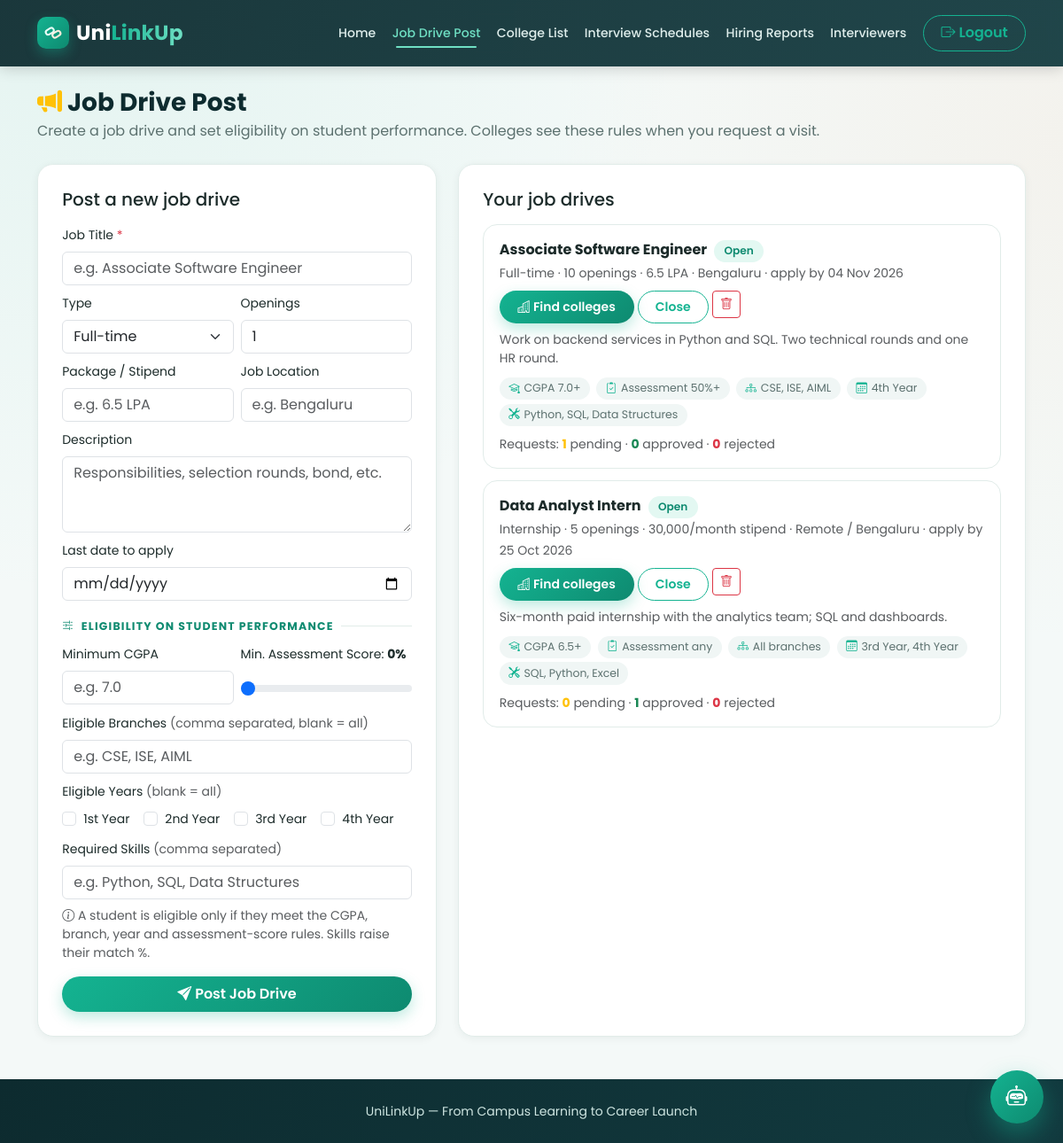
The app's page /company/jobs (signed in) with its own data.
### tables this page shows
CREATE TABLE job_posts (
    id INTEGER PRIMARY KEY AUTOINCREMENT,
    company_id INTEGER NOT NULL REFERENCES companies(id),
    title TEXT NOT NULL,
    job_type TEXT DEFAULT 'Full-time',
    description TEXT,
    location TEXT,
    package_lpa TEXT,
    openings INTEGER DEFAULT 1,
    min_cgpa REAL DEFAULT 0,
    eligible_courses TEXT,
    eligible_years TEXT,
    required_skills TEXT,
    min_assessment_pct INTEGER DEFAULT 0,
    last_date TEXT,
    status TEXT DEFAULT 'open',
    created_at TEXT DEFAULT CURRENT_TIMESTAMP
);

### app.py (the view, shortened to what this page needs)
@app.route('/company/jobs', methods=['GET', 'POST'])
@company_login_required
def company_jobs():
    company = current_company()
    jobs = dbm.query_db("SELECT * FROM job_posts WHERE company_id = ? ORDER BY created_at DESC", (company['id'],))
    req_counts = {}
    for r in _company_visit_requests(company['id']):
        d = req_counts.setdefault(r['job_post_id'], {'pending': 0, 'approved': 0, 'rejected': 0})
        d[r['status']] = d.get(r['status'], 0) + 1
    return render_template('company_jobs.html', company=company, jobs=jobs, req_counts=req_counts)

### app.py (called while the page is built)
def parse_date(value):
    return datetime.strptime(value, '%Y-%m-%d').date() if value else None

@app.template_filter('fmt_date')
def fmt_date(value, fmt='%d %b %Y'):
    d = parse_date(value)
    return d.strftime(fmt) if d else ''

def company_login_required(f):
    @wraps(f)
    def wrapper(*args, **kwargs):
        if session.get('role') != 'company':
            flash('Please log in with your company account.', 'warning')
            return redirect(url_for('company_login'))
        return f(*args, **kwargs)
    return wrapper

def current_company():
    if session.get('role') == 'company':
        return dbm.query_db("SELECT * FROM companies WHERE id = ?", (session['user_id'],), one=True)
    return None

@app.context_processor
def inject_globals():
    pending_requests = 0
    if session.get('role') == 'employee' and session.get('college_id'):
        row = dbm.query_db("SELECT COUNT(*) AS c FROM visit_requests WHERE college_id = ? AND status = 'pending'",
                           (session['college_id'],), one=True)
        pending_requests = row['c'] if row else 0
    return dict(current_student=current_student, current_employee=current_employee,
                current_faculty=current_faculty, current_company=current_company,
                current_interviewer=current_interviewer,
                pending_company_requests=pending_requests, ASSET_VERSION=ASSET_VERSION)

def _company_visit_requests(company_id):
    return dbm.query_db("""
        SELECT vr.*, c.name AS college_name, jp.title AS job_title, jp.job_type, jp.package_lpa
        FROM visit_requests vr
        JOIN colleges c ON c.id = vr.college_id
        JOIN job_posts jp ON jp.id = vr.job_post_id
        WHERE vr.company_id = ?
        ORDER BY vr.created_at DESC
    """, (company_id,))

### db.py (called while the page is built)
def get_db():
    if 'db' not in g:
        g.db = sqlite3.connect(DATABASE)
        g.db.row_factory = sqlite3.Row      # lets us access columns by name, e.g. row['name']
        g.db.execute("PRAGMA foreign_keys = ON")
    return g.db

def query_db(query, args=(), one=False):
    cur = get_db().execute(query, args)
    rows = cur.fetchall()
    cur.close()
    return (rows[0] if rows else None) if one else rows

### templates/company_jobs.html (shortened to what this page needs)
{% extends 'base.html' %}
{% block content %}
<div class="sb-page-head">
  <div>
    <h3><i class="bi bi-megaphone-fill text-warning"></i> Job Drive Post</h3>
    <p>Create a job drive and set eligibility on student performance. Colleges see these rules when you request a visit.</p>
  </div>
</div>
<div class="row g-4">
  <div class="col-lg-5">
    <div class="sb-card">
      <h5 class="mb-3">Post a new job drive</h5>
      <form method="POST">
        <div class="mb-2">
          <label class="form-label small">Job Title <span class="text-danger">*</span></label>
          <input type="text" name="title" class="form-control" required placeholder="e.g. Associate Software Engineer">
        </div>
        <div class="row g-2">
          <div class="col-6">
            <label class="form-label small">Type</label>
            <select name="job_type" class="form-select">
              <option>Full-time</option><option>Internship</option><option>Internship + PPO</option><option>Contract</option>
            </select>
          </div>
          <div class="col-6">
            <label class="form-label small">Openings</label>
            <input type="number" name="openings" min="1" value="1" class="form-control">
          </div>
          <div class="col-6">
            <label class="form-label small">Package / Stipend</label>
            <input type="text" name="package_lpa" class="form-control" placeholder="e.g. 6.5 LPA">
          </div>
          <div class="col-6">
            <label class="form-label small">Job Location</label>
            <input type="text" name="location" class="form-control" placeholder="e.g. Bengaluru">
          </div>
          <div class="col-12">
            <label class="form-label small">Description</label>
            <textarea name="description" rows="3" class="form-control" placeholder="Responsibilities, selection rounds, bond, etc."></textarea>
          </div>
          <div class="col-12">
            <label class="form-label small">Last date to apply</label>
            <input type="date" name="last_date" class="form-control">
          </div>
        </div>
        <div class="sb-form-section"><i class="bi bi-sliders2"></i> Eligibility on student performance</div>
        <div class="row g-2">
          <div class="col-6">
            <label class="form-label small">Minimum CGPA</label>
            <input type="number" step="0.1" min="0" max="10" name="min_cgpa" class="form-control" placeholder="e.g. 7.0" id="minCgpa">
          </div>
          <div class="col-6">
            <label class="form-label small">Min. Assessment Score: <strong id="assessOut">0%</strong></label>
            <input type="range" name="min_assessment_pct" min="0" max="100" step="5" value="0" class="form-range mt-2" id="assessRange">
          </div>
          <div class="col-12">
            <label class="form-label small">Eligible Branches <span class="text-muted">(comma separated, blank = all)</span></label>
            <input type="text" name="eligible_courses" class="form-control" placeholder="e.g. CSE, ISE, AIML">
          </div>
          <div class="col-12">
            <label class="form-label small">Eligible Years <span class="text-muted">(blank = all)</span></label>
            <div class="d-flex flex-wrap gap-3">
              {% for y in ['1st Year','2nd Year','3rd Year','4th Year'] %}
              <div class="form-check">
                <input class="form-check-input" type="checkbox" name="eligible_years" value="{{ y }}" id="jy{{ loop.index }}">
                <label class="form-check-label small" for="jy{{ loop.index }}">{{ y }}</label>
              </div>
              {% endfor %}
            </div>
          </div>
          <div class="col-12">
            <label class="form-label small">Required Skills <span class="text-muted">(comma separated)</span></label>
            <input type="text" name="required_skills" class="form-control" placeholder="e.g. Python, SQL, Data Structures">
          </div>
        </div>
        <p class="small text-muted mt-2 mb-0"><i class="bi bi-info-circle"></i> A student is eligible only if they meet the CGPA, branch, year and assessment-score rules. Skills raise their match %.</p>
        <button type="submit" class="btn sb-btn-primary w-100 mt-3"><i class="bi bi-send-fill"></i> Post Job Drive</button>
      </form>
    </div>
  </div>
  <div class="col-lg-7">
    <div class="sb-card">
      <h5 class="mb-3">Your job drives</h5>
      {% for j in jobs %}
        {% set rc = req_counts.get(j.id, {}) %}
        <div class="sb-item">
          <div class="d-flex justify-content-between align-items-start gap-2 flex-wrap">
            <div>
              <strong>{{ j.title }}</strong> <span class="sb-status s-{{ j.status }} ms-1">{{ j.status }}</span><br>
              <small class="text-muted">{{ j.job_type }} · {{ j.openings }} opening{{ 's' if j.openings != 1 }}{% if j.package_lpa %} · {{ j.package_lpa }}{% endif %}{% if j.location %} · {{ j.location }}{% endif %}{% if j.last_date %} · apply by {{ j.last_date | fmt_date }}{% endif %}</small>
            </div>
            <div class="d-flex gap-1">
              <a href="{{ url_for('company_colleges', job=j.id) }}" class="btn btn-sm sb-btn-primary"><i class="bi bi-buildings"></i> Find colleges</a>
              <form method="POST" action="{{ url_for('toggle_job_post', job_id=j.id) }}">
                <button class="btn btn-sm sb-btn-outline">{{ 'Close' if j.status == 'open' else 'Reopen' }}</button>
              </form>
              <form method="POST" action="{{ url_for('delete_job_post', job_id=j.id) }}" onsubmit="return confirm('Delete this job drive and its pending requests?');">
                <button class="btn btn-sm btn-outline-danger" title="Delete"><i class="bi bi-trash"></i></button>
              </form>
            </div>
          </div>
          {% if j.description %}<p class="small text-muted mt-2 mb-1">{{ j.description }}</p>{% endif %}
          <div class="mt-2">
            <span class="sb-chip"><i class="bi bi-mortarboard"></i> CGPA {{ j.min_cgpa if j.min_cgpa else 'any' }}{{ '+' if j.min_cgpa }}</span>
            <span class="sb-chip"><i class="bi bi-clipboard2-check"></i> Assessment {{ (j.min_assessment_pct ~ '%+') if j.min_assessment_pct else 'any' }}</span>
            <span class="sb-chip"><i class="bi bi-diagram-3"></i> {{ j.eligible_courses or 'All branches' }}</span>
            <span class="sb-chip"><i class="bi bi-calendar3"></i> {{ j.eligible_years or 'All years' }}</span>
            {% if j.required_skills %}<span class="sb-chip"><i class="bi bi-tools"></i> {{ j.required_skills }}</span>{% endif %}
          </div>
          <div class="small mt-2 text-muted">
            Requests: <strong class="text-warning">{{ rc.get('pending', 0) }}</strong> pending ·
            <strong class="text-success">{{ rc.get('approved', 0) }}</strong> approved ·
            <strong class="text-danger">{{ rc.get('rejected', 0) }}</strong> rejected
          </div>
        </div>
      {% else %}
        <div class="sb-empty"><i class="bi bi-megaphone"></i>Your first job drive will appear here.</div>
      {% endfor %}
    </div>
  </div>
</div>
{% endblock %}

### static/css/style.css (style rules this page uses)
:root { --sb-dark: #0d2b2f; --sb-dark-2: #123a3f; --sb-teal: #14b391; --sb-teal-dark: #0e8a70; --sb-teal-light: #6fe0c4; --sb-orange: #e8823c; --sb-orange-dark: #cf6a26; --sb-bg: #f4f9f8; --sb-red: #e15b5b; --sb-amber: #e8a83c; --sb-green: #14b391; --sb-ink: #1c2b2a; --sb-muted: #5c716f; --sb-border: #e1ece9; --sb-shadow-sm: 0 2px 10px rgba(13, 43, 47, 0.06); --sb-shadow-md: 0 10px 30px rgba(13, 43, 47, 0.10); --sb-shadow-lg: 0 18px 50px rgba(13, 43, 47, 0.16); --sb-radius: 18px; --sb-radius-sm: 12px; }
* { box-sizing: border-box; }
body { font-family: 'Poppins', sans-serif; background: var(--sb-bg); background-image: radial-gradient(circle at 8% 0%, rgba(20, 179, 145, 0.07), transparent 40%), radial-gradient(circle at 100% 12%, rgba(232, 130, 60, 0.06), transparent 35%); background-attachment: fixed; color: var(--sb-ink); }
a { text-decoration: none; }
.sb-btn-primary { background: linear-gradient(135deg, var(--sb-teal), var(--sb-teal-dark)); color: #fff !important; border: none; border-radius: 30px; padding: .5rem 1.3rem; font-weight: 600; box-shadow: 0 6px 16px rgba(20, 179, 145, 0.28); transition: transform .15s ease, box-shadow .15s ease, filter .15s ease; }
.sb-btn-outline { border: 1.5px solid var(--sb-teal); color: var(--sb-teal) !important; border-radius: 30px; padding: .45rem 1.2rem; font-weight: 600; background: transparent; transition: all .15s ease; }
.sb-card { background: #fff; border-radius: var(--sb-radius); padding: 1.7rem; box-shadow: var(--sb-shadow-sm); height: 100%; border: 1px solid var(--sb-border); transition: transform .18s ease, box-shadow .18s ease; }
.sb-pre-animate { opacity: 0; transform: translateY(16px); transition: opacity .5s ease, transform .5s ease; }
.sb-pre-animate.sb-in-view { opacity: 1; transform: translateY(0); }

### static/css/motion.css (style rules this page uses)
.sb-page-head { display: flex; justify-content: space-between; align-items: flex-end; gap: 1rem; flex-wrap: wrap; margin: 1.2rem 0 1.6rem; }
.sb-page-head h3 { font-weight: 700; color: var(--sb-dark); margin: 0; }
.sb-page-head p { color: var(--sb-muted); margin: .2rem 0 0; }
.sb-status { display: inline-flex; align-items: center; gap: .3rem; padding: .22rem .7rem; border-radius: 999px; font-size: .76rem; font-weight: 600; text-transform: capitalize; }
.sb-status.s-approved, .sb-status.s-selected, .sb-status.s-open, .sb-status.s-scheduled { background: #e3f8f2; color: #0e8a70; }
.sb-item { border: 1px solid var(--sb-border); border-radius: 16px; padding: 1rem 1.1rem; background: #fff; transition: border-color .2s, box-shadow .2s, transform .2s; }
.sb-item + .sb-item { margin-top: .8rem; }
.sb-chip { display: inline-flex; align-items: center; gap: .3rem; padding: .2rem .65rem; border-radius: 999px; background: #f0f6f5; color: var(--sb-muted); font-size: .78rem; margin: .15rem .2rem .15rem 0; }
.sb-chip i { color: var(--sb-teal); }
.sb-form-section { font-size: .78rem; font-weight: 700; color: var(--sb-teal-dark); text-transform: uppercase; letter-spacing: 1.2px; margin: 1.2rem 0 .6rem; display: flex; align-items: center; gap: .5rem; }
.sb-form-section::after { content: ''; flex: 1; height: 1px; background: var(--sb-border); }

### records on screen
job_posts: title "Associate Software Engineer", status "Open", job_type "Full-time", openings "10", openings "s", package_lpa "6.5 LPA", location "Bengaluru", last_date|fmt_date "04 Nov 2026", status "Close", description "Work on backend services in Python and SQL. Two technical rounds and one HR round.", min_cgpa "7.0", min_cgpa "+", min_assessment_pct "50%+", eligible_courses "CSE, ISE, AIML", eligible_years "4th Year", required_skills "Python, SQL, Data Structures", get "1", get "0"
job_posts: title "Data Analyst Intern", status "Open", job_type "Internship", openings "5", openings "s", package_lpa "30,000/month stipend", location "Remote / Bengaluru", last_date|fmt_date "25 Oct 2026", status "Close", description "Six-month paid internship with the analytics team; SQL and dashboards.", min_cgpa "6.5", min_cgpa "+", min_assessment_pct "any", eligible_courses "All branches", eligible_years "3rd Year, 4th Year", required_skills "SQL, Python, Excel", get "0", get "1"

### other values on screen
{{ y }} "1st Year" "2nd Year" "3rd Year" "4th Year"
